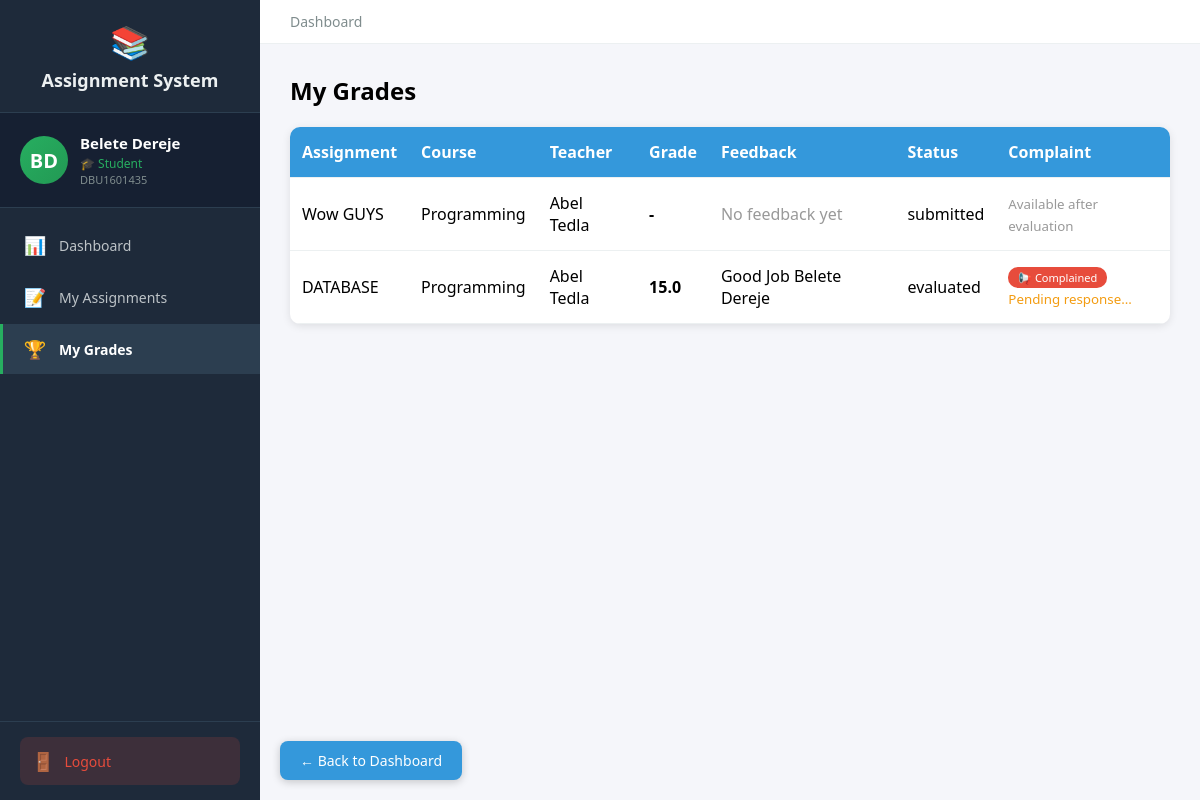
/student/grades (signed in), run on an earlier commit of the app's database.
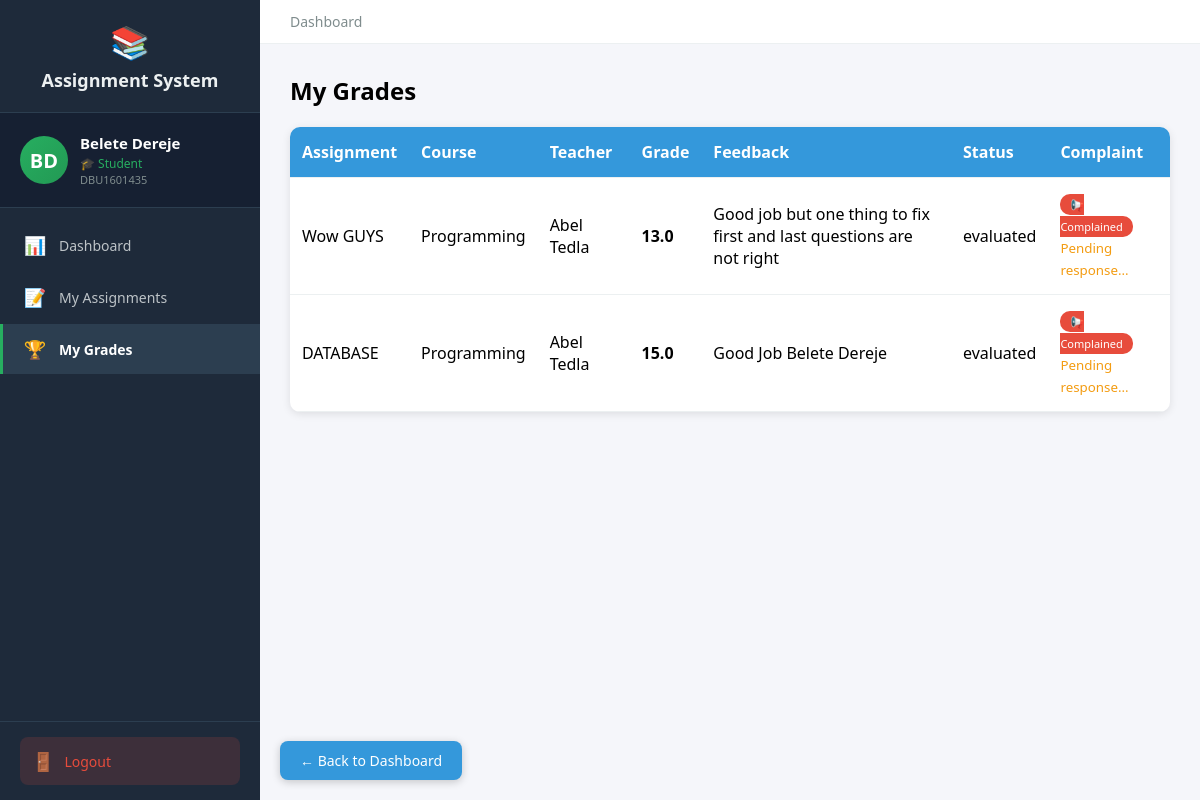
And on a later commit of the database.
### tables this page shows
CREATE TABLE submissions (
            id INTEGER PRIMARY KEY AUTOINCREMENT,
            assignment_id INTEGER REFERENCES assignments(id),
            student_id INTEGER REFERENCES students(id),
            files TEXT,
            student_comment TEXT,
            submitted_at TIMESTAMP DEFAULT CURRENT_TIMESTAMP,
            updated_at TIMESTAMP,
            grade REAL,
            feedback TEXT,
            evaluated_at TIMESTAMP,
            status TEXT DEFAULT 'submitted',
            complaint TEXT,
            complaint_status TEXT
        );

CREATE TABLE assignments (
            id INTEGER PRIMARY KEY AUTOINCREMENT,
            title TEXT NOT NULL,
            description TEXT,
            teacher_id INTEGER REFERENCES teachers(id),
            course_name TEXT NOT NULL,
            department TEXT NOT NULL,
            year INTEGER NOT NULL,
            deadline TIMESTAMP NOT NULL,
            late_submission INTEGER DEFAULT 0,
            penalty_per_day REAL DEFAULT 0.0,
            teacher_comment TEXT,
            files TEXT,
            created_at TIMESTAMP DEFAULT CURRENT_TIMESTAMP
        );

CREATE TABLE users (
            id INTEGER PRIMARY KEY AUTOINCREMENT,
            user_id TEXT UNIQUE NOT NULL,
            first_name TEXT NOT NULL,
            last_name TEXT NOT NULL,
            email TEXT UNIQUE NOT NULL,
            password_hash TEXT NOT NULL,
            role TEXT NOT NULL,
            is_approved INTEGER DEFAULT 0,
            created_at TIMESTAMP DEFAULT CURRENT_TIMESTAMP
        );

### routes_student.py (the view)
@student_bp.route('/grades')
@login_required
def grades():
    if current_user.role != 'student':
        return redirect(url_for('auth.login'))
    conn = get_db()
    cur = conn.cursor()
    cur.execute("SELECT id FROM students WHERE user_id = ?", (current_user.id,))
    student = cur.fetchone()
    if not student:
        return redirect(url_for('student.dashboard'))
    student_id = student['id']
    cur.execute("""
        SELECT a.title, a.course_name, u.first_name, u.last_name,
               s.grade, s.feedback, s.status, s.submitted_at, s.id as submission_id,
               s.complaint, s.complaint_status
        FROM submissions s
        JOIN assignments a ON s.assignment_id = a.id
        JOIN teachers t ON a.teacher_id = t.id
        JOIN users u ON t.user_id = u.id
        WHERE s.student_id = ?
        ORDER BY s.submitted_at DESC
    """, (student_id,))
    grades = cur.fetchall()
    conn.close()
    return render_template('student/grades.html', grades=grades)

### auth.py (called while the page is built)
def get_db():
    conn = sqlite3.connect('assignments.db')
    conn.row_factory = sqlite3.Row
    return conn

@login_manager.user_loader
def load_user(user_id):
    conn = get_db()
    cur = conn.cursor()
    cur.execute("SELECT id, user_id, first_name, last_name, email, role, is_approved FROM users WHERE id = ?", (user_id,))
    user = cur.fetchone()
    cur.close()
    conn.close()
    if user:
        from flask_login import UserMixin
        class User(UserMixin):
            pass
        u = User()
        u.id = user['id']
        u.user_id = user['user_id']
        u.first_name = user['first_name']
        u.last_name = user['last_name']
        u.email = user['email']
        u.role = user['role']
        u.is_approved = user['is_approved']
        return u
    return None

### routes_student.py (called while the page is built)
def get_db():
    conn = sqlite3.connect('assignments.db')
    conn.row_factory = sqlite3.Row
    return conn

### templates/student/grades.html (shortened to what this page needs)
{% extends "student_base.html" %}
{% block content %}
<h2>My Grades</h2>
{% if grades %}
<table>
    <tr><th>Assignment</th><th>Course</th><th>Teacher</th><th>Grade</th><th>Feedback</th><th>Status</th><th>Complaint</th></tr>
    {% for g in grades %}
    <tr>
        <td>{{ g[0] }}</td><td>{{ g[1] }}</td><td>{{ g[2] }} {{ g[3] }}</td>
        <td><strong>{{ g[4] if g[4] is not none else '-' }}</strong></td>
        <td>
            {% if g[5] %}
                {{ g[5] }}
            {% else %}
                <span style="color:#999;">No feedback yet</span>
            {% endif %}
        </td>
        <td>{{ g[6] }}</td>
        <td>
            {% if g[6] == 'evaluated' and g[4] is not none %}
                {% if g[9] %}
                    <span class="complaint-badge">📢 Complained</span>
                    {% if g[10] == 'responded' %}
                        <div class="response-box">
                            <strong>Response:</strong> {{ g[9] }}
                        </div>
                    {% else %}
                        <br><small style="color:#f39c12;">Pending response...</small>
                    {% endif %}
                {% endif %}
            {% else %}
                <small style="color:#999;">Available after evaluation</small>
            {% endif %}
        </td>
    </tr>
    {% endfor %}
</table>
{% else %}
<p>No grades yet.</p>
{% endif %}
{% endblock %}

What changed in the data, as far as the page shows it:
changed submissions "Wow GUYS": grade "-" → "13.0"; feedback (not shown) → "Good job but one thing to fix first and last questions are not right"; status "submitted" → "evaluated"; status "Available after evaluation" → "📢 Complained Pending response..."; no longer shows "No feedback yet"
